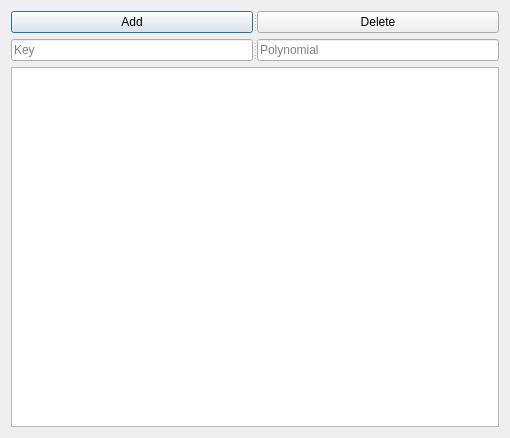
<?xml version="1.0" encoding="UTF-8"?>
<ui version="4.0">
 <class>TableWindow</class>
 <widget class="QDialog" name="TableWindow">
  <property name="geometry">
   <rect>
    <x>0</x>
    <y>0</y>
    <width>510</width>
    <height>438</height>
   </rect>
  </property>
  <property name="windowTitle">
   <string>Dialog</string>
  </property>
  <layout class="QVBoxLayout" name="verticalLayout">
   <item>
    <widget class="QSplitter" name="splitter">
     <property name="orientation">
      <enum>Qt::Horizontal</enum>
     </property>
     <widget class="QPushButton" name="pushAddButton">
      <property name="cursor">
       <cursorShape>PointingHandCursor</cursorShape>
      </property>
      <property name="text">
       <string>Add</string>
      </property>
     </widget>
     <widget class="QPushButton" name="pushDeleteButton">
      <property name="cursor">
       <cursorShape>PointingHandCursor</cursorShape>
      </property>
      <property name="text">
       <string>Delete</string>
      </property>
     </widget>
    </widget>
   </item>
   <item>
    <widget class="QSplitter" name="splitter_2">
     <property name="orientation">
      <enum>Qt::Horizontal</enum>
     </property>
     <widget class="QLineEdit" name="lineKeyEdit">
      <property name="placeholderText">
       <string>Key</string>
      </property>
     </widget>
     <widget class="QLineEdit" name="linePolynomialEdit">
      <property name="placeholderText">
       <string>Polynomial</string>
      </property>
     </widget>
    </widget>
   </item>
   <item>
    <widget class="QTableView" name="tableView"/>
   </item>
  </layout>
 </widget>
 <resources/>
 <connections/>
</ui>
